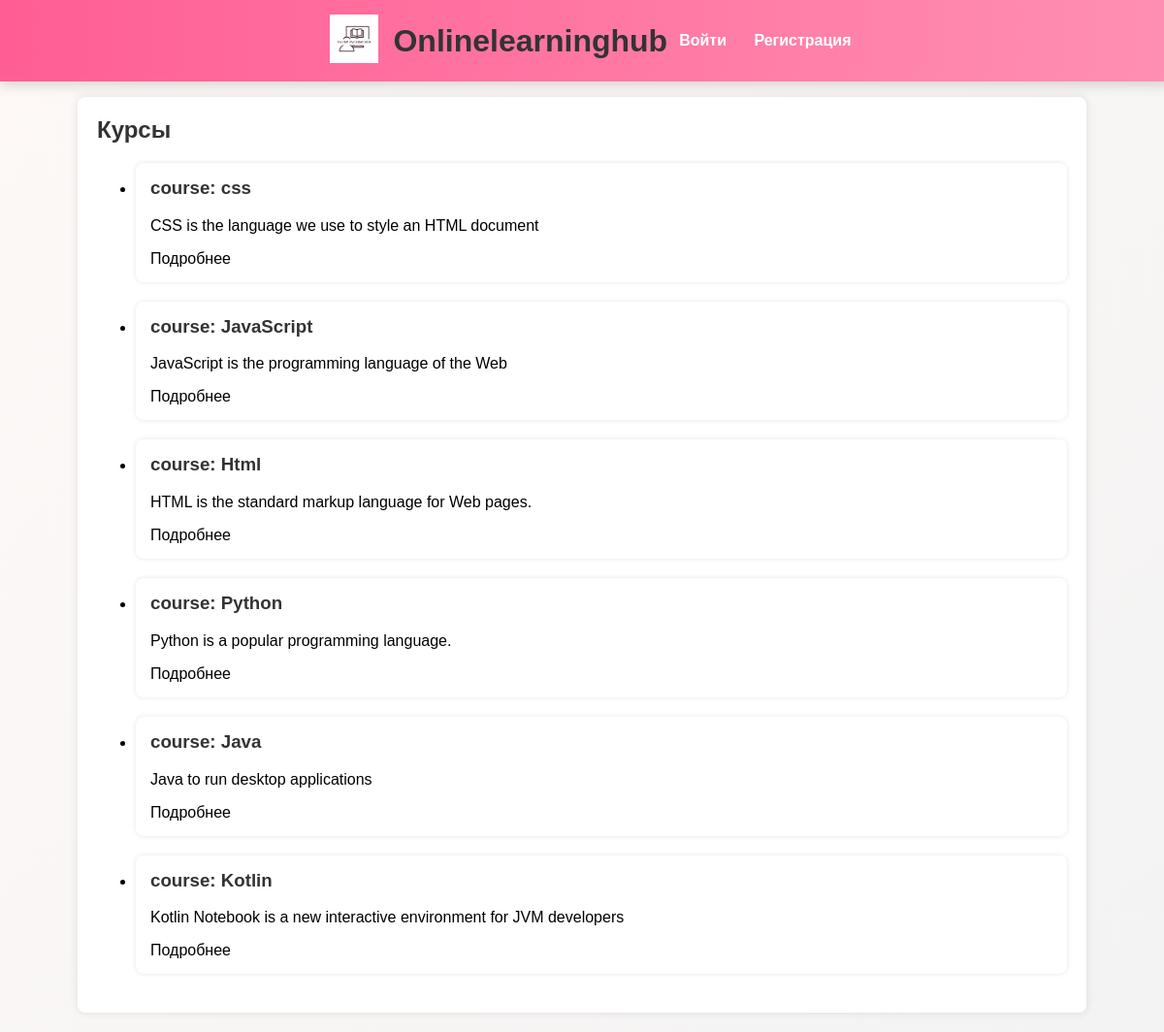
Before: /courses/ with the older database file.
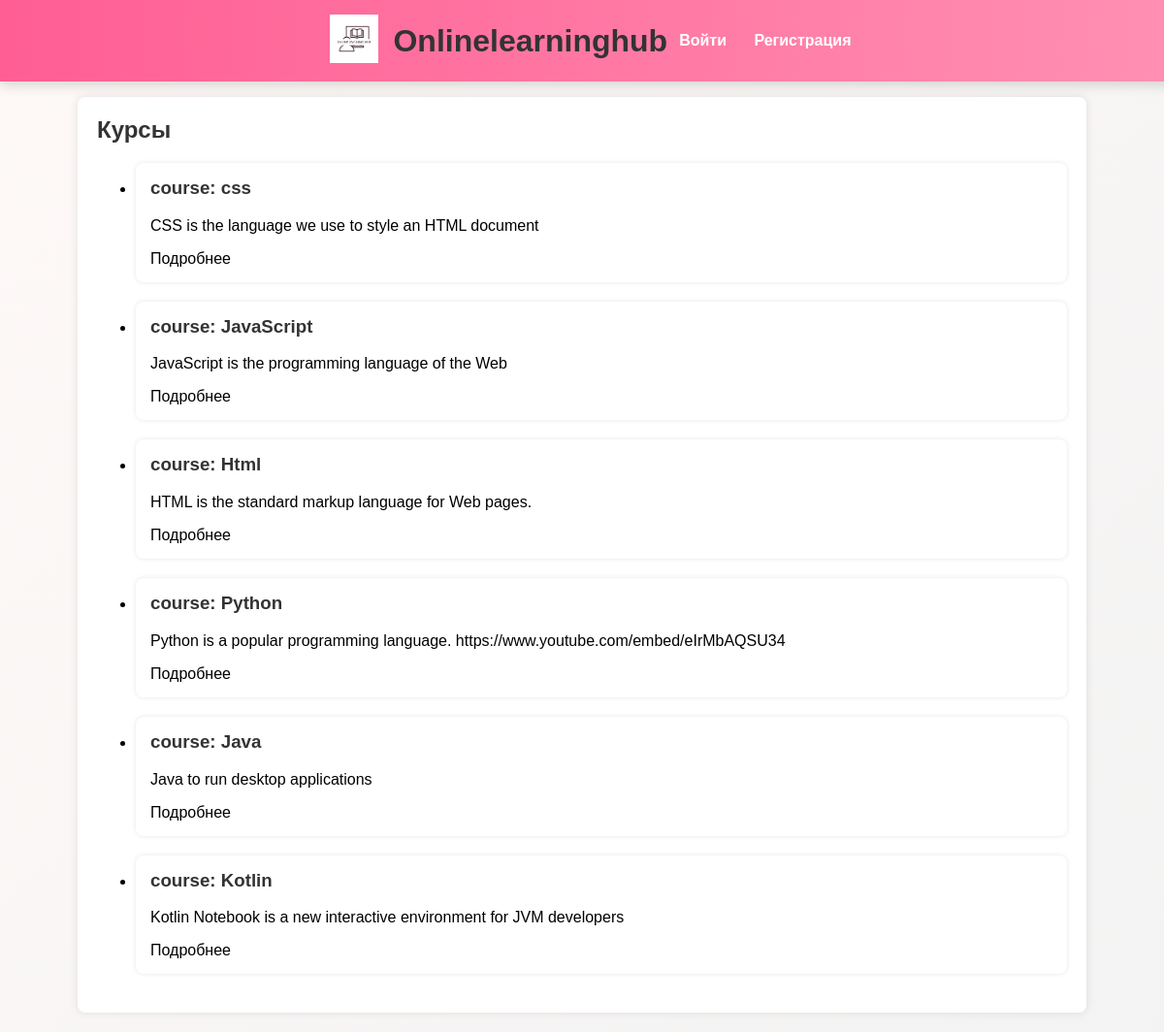
After: the same page with the newer database file.
### myapp/models.py (models this page shows, shortened)
class Course(models.Model):
    title = models.CharField(max_length=100)
    description = models.TextField()
    teacher = models.ForeignKey(User, on_delete=models.CASCADE, limit_choices_to={'role': 'teacher'})
    created_at = models.DateTimeField(auto_now_add=True)
    video_url = models.CharField(max_length=255, blank=True, null=True)  # Можно использовать как общее видео курса

### myapp/views.py (the view)
# urls.py: path('courses/', views.course_list, name='course_list'),
def course_list(request):
    courses = Course.objects.all()
    return render(request, 'myapp/course_list.html', {'courses': courses})

### myapp/templates/myapp/course_list.html
{% extends 'myapp/base.html' %}
{% block content %}
<h2>Курсы</h2>
<ul>
  {% for course in courses %}
    <li style="margin-bottom: 20px;">
        <div style="background: white; padding: 15px; border-radius: 8px; box-shadow: 0 0 5px rgba(0,0,0,0.1);">
            <h3>{{ course.title }}</h3>
            <p>{{ course.description|truncatewords:25 }}</p>
            <a href="{% url 'course_detail' course.id %}">Подробнее</a>
        </div>
    </li>
  {% empty %}
    <li>Курсы пока не добавлены.</li>
  {% endfor %}
</ul>
{% endblock %}

### myapp/templates/myapp/base.html (shortened to what this page needs)
{% load static %}
<!DOCTYPE html>
<html lang="ru">
<head>
    <link rel="stylesheet" href="{% static 'myapp/style.css' %}">
</head>
<body>
    <header>
        <div style="display: flex; align-items: center; justify-content: space-between; max-width: 1200px; margin: 0 auto;">
            <div style="display: flex; align-items: center;">
                <a href="{% url 'student_dashboard' %}">
                    <img src="{% static 'myapp/logo.png' %}" alt="Логотип" style="height: 50px; margin-right: 15px;">
                </a>
                <h1 style="margin: 0;">Onlinelearninghub</h1>
            </div>
            <nav>
                {% if user.is_authenticated %}
                    {% if user.role == 'student' %}
                        <a href="{% url 'student_dashboard' %}">Course</a>
                        <a href="{% url 'student_profile' %}" class="profile-link">🧑‍💻 YOUR PROFILE</a>
                    {% elif user.role == 'teacher' %}
                        <a href="{% url 'teacher_dashboard' %}">Панель преподавателя</a>
                    {% endif %}
                    <a href="{% url 'logout' %}">Выйти</a>
                {% else %}
                    <a href="{% url 'login' %}">Войти</a>
                    <a href="{% url 'register' %}">Регистрация</a>
                {% endif %}
            </nav>
        </div>
    </header>
    <div class="container">
        {% block content %}{% endblock %}
    </div>
</body>
</html>

### myapp/static/myapp/style.css (style rules this page uses)
body { font-family: Arial, sans-serif; background: linear-gradient(135deg, #fef9f7, #f3f3f3); background-size: cover; margin: 0; padding: 0; }
header { background: linear-gradient(90deg, #ff5e94, #ff90b3); color: white; padding: 15px 30px; display: flex; justify-content: space-between; align-items: center; box-shadow: 0 4px 8px rgba(0, 0, 0, 0.1); }
nav a { color: white; margin: 0 12px; font-weight: bold; text-decoration: none; transition: color 0.2s ease-in-out; }
.container { background: white; margin: 20px auto; padding: 20px; max-width: 1000px; border-radius: 8px; box-shadow: 0 0 10px rgba(0,0,0,0.1); }
h1, h2, h3 { color: #333; margin-top: 0; }
a { color: inherit; text-decoration: none; }

### myapp/templates/myapp/base.html (style rules this page uses)
header { background-color: #ff4da6; color: white; padding: 15px; text-align: center; box-shadow: 0 4px 12px rgba(0, 0, 0, 0.15); position: fixed; top: 0; width: 100%; z-index: 999; animation: slideDown 0.6s ease-in-out; }
body { margin: 0; padding-top: 80px; }
nav a { color: white; margin: 0 12px; text-decoration: none; font-weight: bold; }

Changed rows visible on the page:
changed Course "course: Python": description "Python is a popular programming language." → "Python is a popular programming language. https://www.youtube.com/embed/eIrMbAQSU34"
